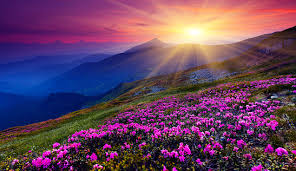
#> input picture ereny/images.jpg, 296 x 171 px
$ python -i SIFT.py   (imports and definitions only)
#> lines starting #> are read from the running program, lines starting #| are printed output that depends on the picture
#> further down, picture is the input picture: shape (171, 296, 3); mean B, G, R 96.4, 67.3, 102.6
from numpy import all, any, array, arctan2, cos, sin, exp, dot, log, logical_and, roll, sqrt, stack, trace, unravel_index, pi, deg2rad, rad2deg, where, zeros, floor, full, nan, isnan, round, float32
from numpy.linalg import det, lstsq, norm
from cv2 import drawKeypoints, imread, imshow, resize, GaussianBlur, subtract, KeyPoint, INTER_LINEAR, INTER_NEAREST, waitKey
from functools import cmp_to_key


float_tolerance = 1e-7

#################
# Main function #
#################

def SIFT(image, sigma=1.6, num_intervals=3, assumed_blur=0.5, image_border_width=5):
    """Compute SIFT keypoints and descriptors for an input image
    """
#> called with sigma = 1.6, num_intervals = 3, assumed_blur = 0.5, image_border_width = 5
    image = image.astype('float32')
    base_image = generateBaseImage(image, sigma, assumed_blur)
    num_octaves = computeNumberOfOctaves(base_image.shape)
    gaussian_kernels = generateGaussianKernels(sigma, num_intervals)
    gaussian_images = generateGaussianImages(base_image, num_octaves, gaussian_kernels)
    dog_images = generateDoGImages(gaussian_images)
    keypoints = findScaleSpaceExtrema(gaussian_images, dog_images, num_intervals, sigma, image_border_width)
    keypoints = removeDuplicateKeypoints(keypoints)
    keypoints = convertKeypointsToInputImageSize(keypoints)
    descriptors = generateDescriptors(keypoints, gaussian_images)
    return keypoints, descriptors

# Compute the image pyramid

def generateBaseImage(image, sigma, assumed_blur):
    # Upsample the orignal Image and get its sigma
#> called with sigma = 1.6, assumed_blur = 0.5
    image = resize(image, (0, 0), fx=2, fy=2, interpolation=INTER_LINEAR)
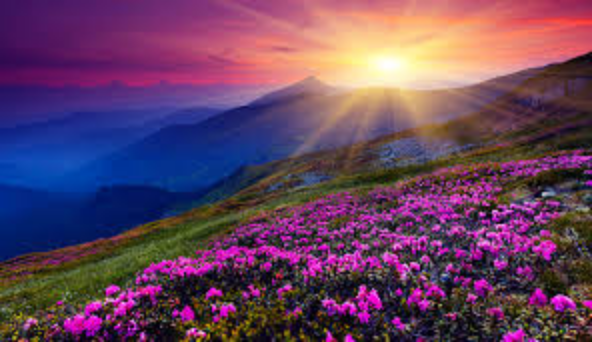
#> image: shape (342, 592, 3) float32; mean of channels 0, 1, 2 96.4, 67.3, 102.6; drawn as B, G, R
    sigma_diff = sqrt(max((sigma ** 2) - ((2 * assumed_blur) ** 2), 0.01))
    return GaussianBlur(image, (0, 0), sigmaX=sigma_diff, sigmaY=sigma_diff)  # the image blur is now sigma instead of assumed_blur
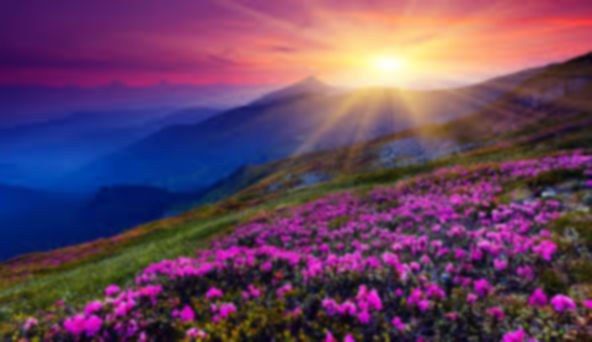
#> returned value: shape (342, 592, 3) float32; mean of channels 0, 1, 2 96.4, 67.3, 102.6; drawn as B, G, R

def computeNumberOfOctaves(image_shape):
    """Compute number of octaves in the image pyramid
    """
    return int(round(log(min(image_shape)) / log(2) - 1))

def generateGaussianKernels(sigma, num_intervals):
    """Generate list of gaussian kernels at which to blur the input image. Default values of sigma, intervals, and octaves follow section 3 of Lowe's paper.
    """
#> called with sigma = 1.6, num_intervals = 3
    num_images_per_octave = num_intervals + 3
    k = 2 ** (1. / num_intervals)
    gaussian_kernels = zeros(num_images_per_octave)  # scale of gaussian blur necessary to go from one blur scale to the next within an octave
    gaussian_kernels[0] = sigma

    for image_index in range(1, num_images_per_octave):
        sigma_previous = (  k ** (image_index - 1)) * sigma
        sigma_total = k * sigma_previous
        gaussian_kernels[image_index] = sqrt(sigma_total ** 2 - sigma_previous ** 2)
    return gaussian_kernels

def generateGaussianImages(image, num_octaves, gaussian_kernels):
    """Generate scale-space pyramid of Gaussian images
    """
#> called with num_octaves = 1, gaussian_kernels = array of shape (6,)
    gaussian_images = []

    for octave_index in range(num_octaves):
        gaussian_images_in_octave = []
        gaussian_images_in_octave.append(image)  # first image in octave already has the correct blur
        for gaussian_kernel in gaussian_kernels[1:]:
            image = GaussianBlur(image, (0, 0), sigmaX=gaussian_kernel, sigmaY=gaussian_kernel)
            gaussian_images_in_octave.append(image)
        gaussian_images.append(gaussian_images_in_octave)
        octave_base = gaussian_images_in_octave[-3]
        image = resize(octave_base, (int(octave_base.shape[1] / 2), int(octave_base.shape[0] / 2)), interpolation=INTER_NEAREST)
#> this loop made 1 pass
#> pass 1, in generateGaussianImages, `octave_base = gaussian_images_in_octave[-3]`:
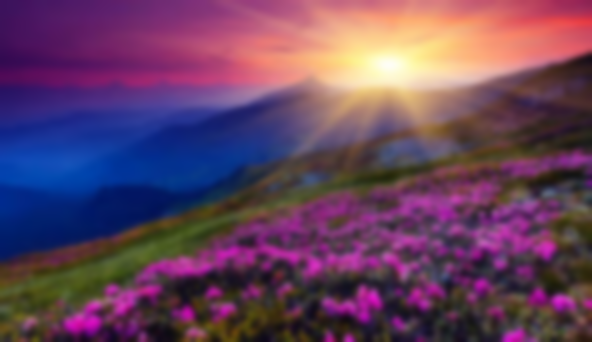
#> octave_base: shape (342, 592, 3) float32; mean of channels 0, 1, 2 96.4, 67.3, 102.6; drawn as B, G, R
#> after the loop, gaussian_images = 1 item
    return array(gaussian_images, dtype=object)

def generateDoGImages(gaussian_images):
    """Generate Difference-of-Gaussians image pyramid
    """
    dog_images = []

    for gaussian_images_in_octave in gaussian_images:
        dog_images_in_octave = []
        for first_image, second_image in zip(gaussian_images_in_octave, gaussian_images_in_octave[1:]):
            dog_images_in_octave.append(subtract(second_image, first_image))  # ordinary subtraction will not work because the images are unsigned integers
        dog_images.append(dog_images_in_octave)
#> after the loop, dog_images = []
    return array(dog_images, dtype=object)

###############################
# Scale-space extrema related #
###############################

# [323 lines left out: functions findScaleSpaceExtrema, isPixelAnExtremum, localizeExtremumViaQuadraticFit, computeGradientAtCenterPixel, computeHessianAtCenterPixel, computeKeypointsWithOrientations and 5 more, not called in this run]

>>> import cv2
>>> picture = cv2.imread('ereny/images.jpg')
#> (the run stopped early here; a loop or call above may not have finished)

$ run again, on ereny/download.jpg
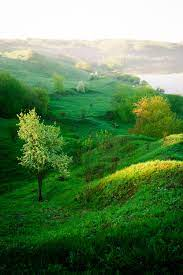
#> input picture ereny/download.jpg, 183 x 275 px
#> picture is the input picture: shape (275, 183, 3); mean B, G, R 83, 129.8, 93.1
#> in generateBaseImage, `return GaussianBlur(image, (0, 0), sigmaX=sigma_diff, sigmaY=sigma_diff)`:
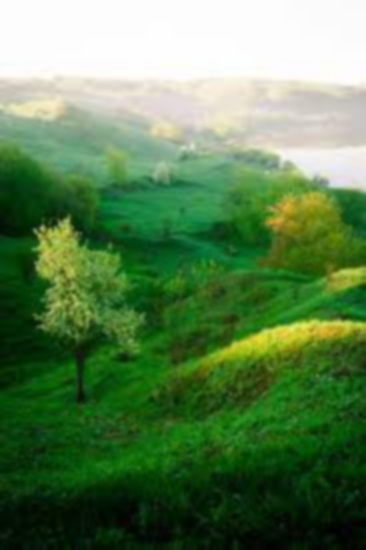
#> returned value: shape (550, 366, 3) float32; mean of channels 0, 1, 2 83, 129.8, 93.1; drawn as B, G, R
#> after the loop in generateGaussianImages, `for octave_index in range(num_octaves):`: gaussian_images = 1 item
#> the loop in generateDoGImages, `for gaussian_images_in_octave in gaussian_images:` made 1 pass
#> after the loop in generateDoGImages, `for gaussian_images_in_octave in gaussian_images:`: dog_images = []

$ run again, on ereny/earth.jpg
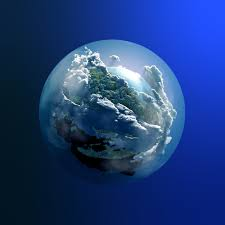
#> input picture ereny/earth.jpg, 225 x 225 px
#> picture is the input picture: shape (225, 225, 3); mean B, G, R 120.6, 61, 30.9
#> in generateBaseImage, `image = resize(image, (0, 0), fx=2, fy=2, interpolation=INTER_LINEAR)`:
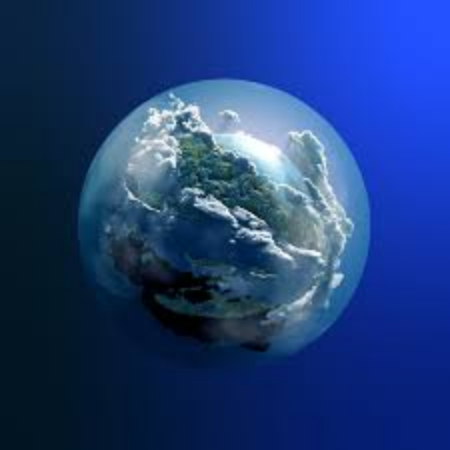
#> image: shape (450, 450, 3) float32; mean of channels 0, 1, 2 120.6, 61, 30.9; drawn as B, G, R
#> the loop in generateGaussianImages, `for octave_index in range(num_octaves):` made 1 pass
#> pass 1, in generateGaussianImages, `octave_base = gaussian_images_in_octave[-3]`:
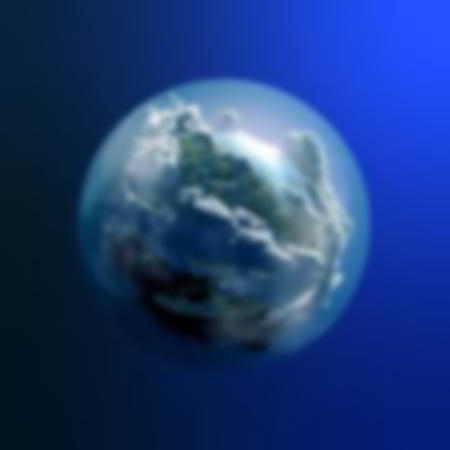
#> octave_base: shape (450, 450, 3) float32; mean of channels 0, 1, 2 120.6, 61, 30.9; drawn with min black and max white
#> after the loop in generateGaussianImages, `for octave_index in range(num_octaves):`: gaussian_images = 1 item
#> the loop in generateDoGImages, `for gaussian_images_in_octave in gaussian_images:` made 1 pass
#> after the loop in generateDoGImages, `for gaussian_images_in_octave in gaussian_images:`: dog_images = []
